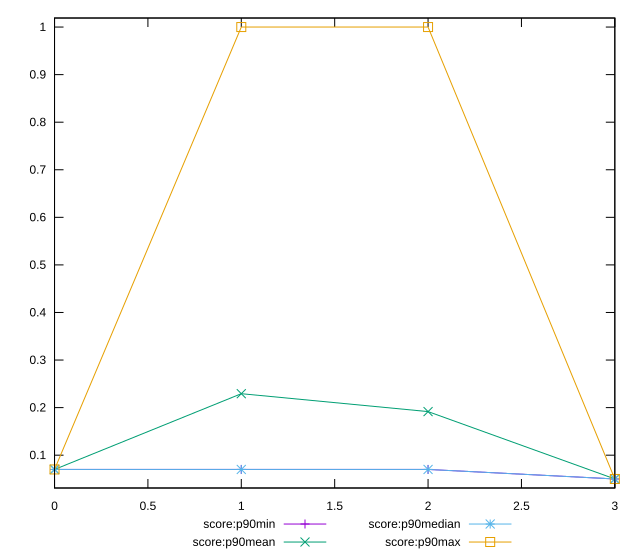

The script that saved this image:
reset

$scoreP90Min <<EOF
0 0.07
1 0.07
2 0.07
3 0.05
EOF

$scoreP90Mean <<EOF
0 0.07000000000000008
1 0.22925531914893632
2 0.19161290322580657
3 0.049999999999999906
EOF

$scoreP90Median <<EOF
0 0.07
1 0.07
2 0.07
3 0.05
EOF

$scoreP90Max <<EOF
0 0.07
1 1
2 1
3 0.05
EOF

set key outside below
set xrange [0:3]
set yrange [0.030999999999999903:1.019]
set trange [0.030999999999999903:1.019]
set terminal svg size 640, 560 enhanced background rgb 'white'
set output "reports/report_00027_2021-02-24T12-40-31.850Z/uses-long-cache-ttl/progression/score.svg"

plot $scoreP90Min title "score:p90min" with linespoints, \
     $scoreP90Mean title "score:p90mean" with linespoints, \
     $scoreP90Median title "score:p90median" with linespoints, \
     $scoreP90Max title "score:p90max" with linespoints

reset
